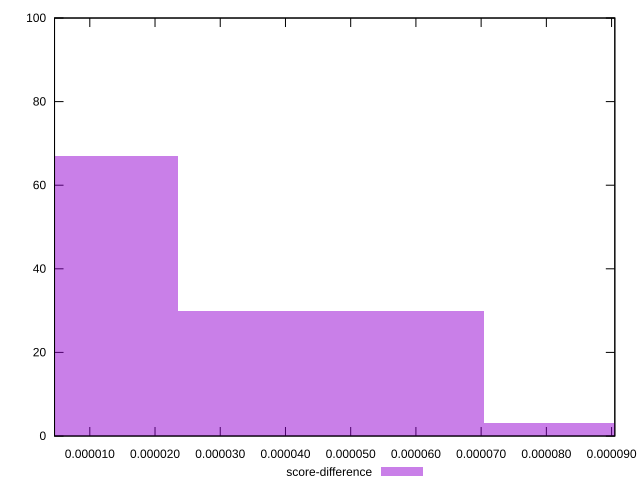

The script that saved this image:
reset

$scoreDifference <<EOF
0 67
0.00004693299262362543 30
0.00009386598524725086 3
EOF

set key outside below
set boxwidth 0.00004693299262362543
set xrange [0.000004592700600714039:0.00009049701518537567]
set yrange [0:100]
set trange [0:100]
set style fill transparent solid 0.5 noborder
set terminal svg size 640, 490 enhanced background rgb 'white'
set output "reprap/max-potential-fid/samples/pages+cached+noexternal+nofonts/score-difference/histogram.svg"

plot $scoreDifference title "score-difference" with boxes

reset
